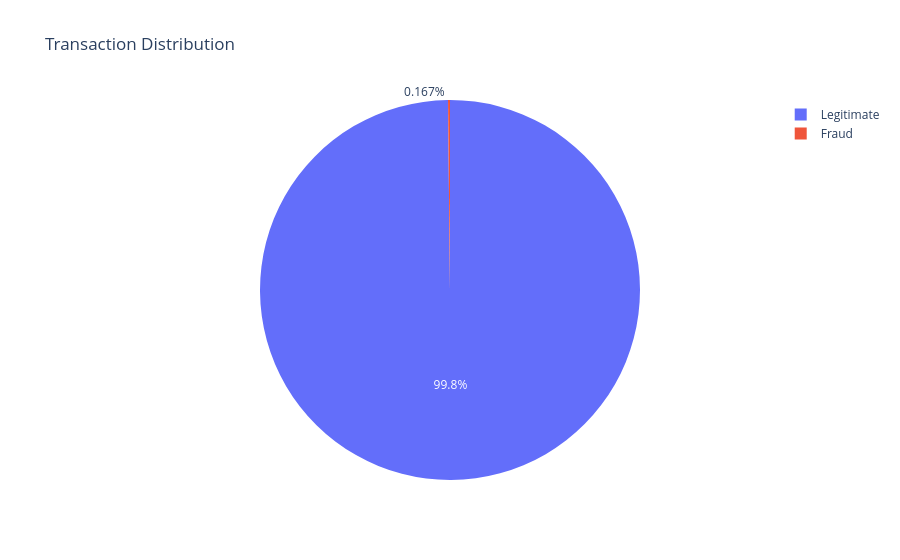

Write notebook code for a chart like this one.
### Code cell
fig = px.pie(
    names=["Legitimate", "Fraud"],
    values=df["Class"].value_counts().sort_index(),
    title="Transaction Distribution"
)

fig.show()

### Figure 1 — Plotly figure (JSON) as saved in the notebook; plotly's stock layout.template omitted (floating-point values rounded to 4 significant figures)
{"data": [{"domain": {"x": [0, 1], "y": [0, 1]}, "hovertemplate": "label=%{label}<br>value=%{value}<extra></extra>", "labels": ["Legitimate", "Fraud"], "legendgroup": "", "name": "", "showlegend": true, "type": "pie", "values": [283253, 473]}], "layout": {"legend": {"tracegroupgap": 0}, "title": {"text": "Transaction Distribution"}}}
